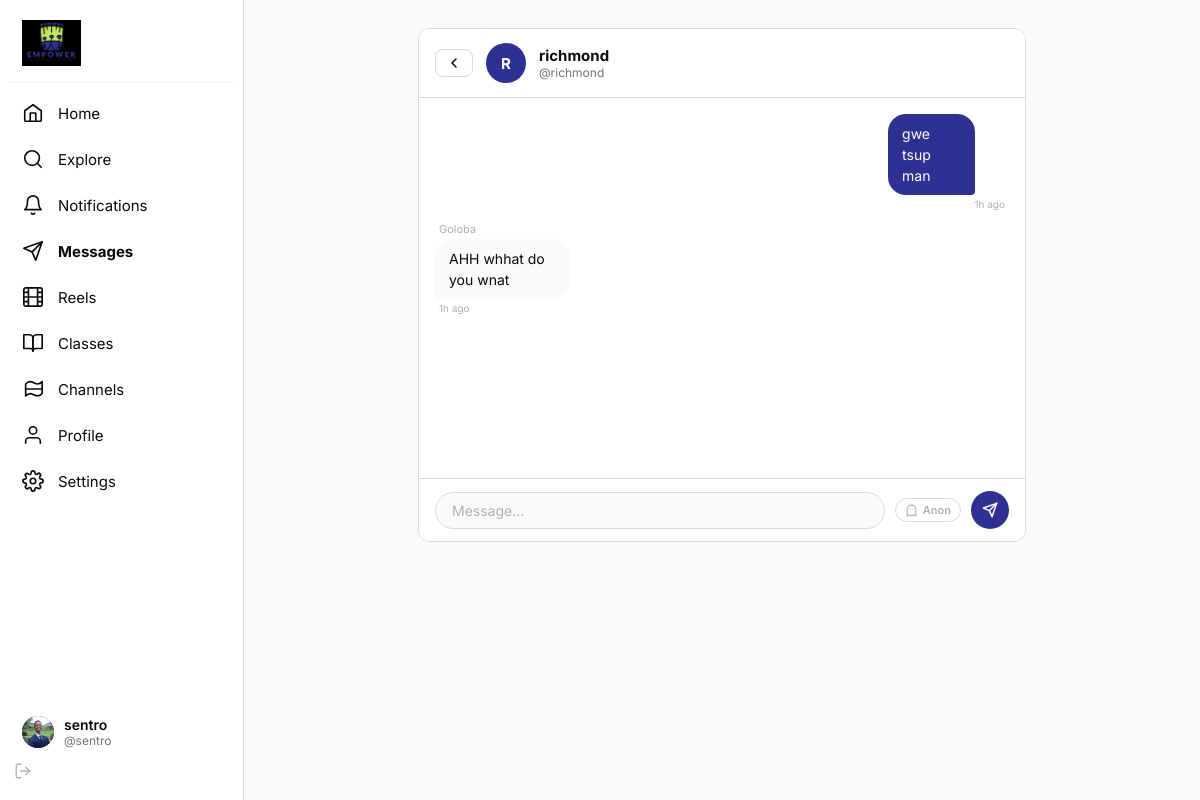
The page /messages/4f03b47fb7a790c08322 (signed in) on the database its author committed.
### tables this page shows
CREATE TABLE users (
        id          INTEGER PRIMARY KEY AUTOINCREMENT,
        username    TEXT    UNIQUE NOT NULL COLLATE NOCASE,
        password    TEXT    NOT NULL,
        name        TEXT    NOT NULL,
        role        TEXT    NOT NULL DEFAULT 'student',
        bio         TEXT    DEFAULT '',
        avatar      TEXT    DEFAULT '',
        anon_name   TEXT,
        created_at  TEXT    NOT NULL
    , year_group TEXT DEFAULT '');

CREATE TABLE messages (
        id              TEXT    PRIMARY KEY,
        conversation_id TEXT    NOT NULL REFERENCES conversations(id) ON DELETE CASCADE,
        sender_id       INTEGER NOT NULL REFERENCES users(id) ON DELETE CASCADE,
        content         TEXT    NOT NULL,
        is_anon         INTEGER NOT NULL DEFAULT 0,
        is_read         INTEGER NOT NULL DEFAULT 0,
        created_at      TEXT    NOT NULL
    );

### app.py (the view, shortened to what this page needs)
@app.route("/messages/<conv_id>", methods=["GET","POST"])
@login_required
def conversation(conv_id):
    user = current_user()
    conv = query("SELECT * FROM conversations WHERE id=?", (conv_id,), one=True)
    if not conv or (conv["user_a"] != user["id"] and conv["user_b"] != user["id"]):
        abort(403)
    other_id = conv["user_b"] if conv["user_a"] == user["id"] else conv["user_a"]
    other    = query("SELECT * FROM users WHERE id=?", (other_id,), one=True)
    msgs = query(
        """SELECT m.*, u.name, u.avatar, u.anon_name FROM messages m
           JOIN users u ON m.sender_id=u.id
           WHERE m.conversation_id=? ORDER BY m.created_at ASC""",
        (conv_id,)
    )
    execute("UPDATE messages SET is_read=1 WHERE conversation_id=? AND sender_id!=?",
            (conv_id, user["id"]))
    return render_template("conversation.html", conv=conv, other=other, msgs=msgs)

### app.py (called while the page is built)
def get_db():
    if "db" not in g:
        g.db = sqlite3.connect(str(DB_PATH), detect_types=sqlite3.PARSE_DECLTYPES)
        g.db.row_factory = sqlite3.Row
        g.db.execute("PRAGMA journal_mode=WAL")
        g.db.execute("PRAGMA foreign_keys=ON")
    return g.db

def query(sql, args=(), one=False):
    db  = get_db()
    cur = db.execute(sql, args)
    rv  = cur.fetchall()
    return (rv[0] if rv else None) if one else rv

def execute(sql, args=()):
    db = get_db()
    cur = db.execute(sql, args)
    db.commit()
    return cur

def _relative_time(ts: str) -> str:
    try:
        dt  = datetime.fromisoformat(ts.replace("Z","")).replace(tzinfo=timezone.utc)
        now = datetime.now(timezone.utc)
        diff = (now - dt).total_seconds()
        if diff < 60:    return "just now"
        if diff < 3600:  return f"{int(diff//60)}m ago"
        if diff < 86400: return f"{int(diff//3600)}h ago"
        if diff < 604800:return f"{int(diff//86400)}d ago"
        return dt.strftime("%b %d")
    except Exception:
        return ts

def login_required(f):
    @wraps(f)
    def wrapped(*args, **kwargs):
        if "user_id" not in session:
            return redirect(url_for("login", next=request.path))
        return f(*args, **kwargs)
    return wrapped

def current_user():
    uid = session.get("user_id")
    if not uid:
        return None
    return query("SELECT * FROM users WHERE id=?", (uid,), one=True)

def unread_notif_count(user_id: int) -> int:
    r = query("SELECT COUNT(*) as c FROM notifications WHERE user_id=? AND is_read=0", (user_id,), one=True)
    return r["c"] if r else 0

def unread_msg_count(user_id: int) -> int:
    r = query(
        """SELECT COUNT(*) as c FROM messages m
           JOIN conversations c ON m.conversation_id=c.id
           WHERE (c.user_a=? OR c.user_b=?) AND m.sender_id!=? AND m.is_read=0""",
        (user_id, user_id, user_id), one=True
    )
    return r["c"] if r else 0

@app.context_processor
def inject_globals():
    user = current_user()
    nc   = unread_notif_count(user["id"]) if user else 0
    mc   = unread_msg_count(user["id"])   if user else 0
    return dict(
        cu=user, notif_count=nc, msg_count=mc,
        _fmt=_fmt_time, _rel=_relative_time,
        ROLE_LABELS={"student":"Student","teacher":"Teacher","senator":"Senator",
                     "admin":"Admin","super_admin":"Super Admin"},
        RECIPIENT_LABELS=RECIPIENT_LABELS,
    )

### templates/conversation.html (shortened to what this page needs)
{% extends "base.html" %}
{% block content %}
<div class="card" style="overflow:hidden">
  <div class="chat-header">
    <a href="{{ url_for('messages') }}" class="btn btn-outline btn-sm" style="padding:5px 10px">
      <svg width="16" height="16" viewBox="0 0 24 24" fill="none" stroke="currentColor" stroke-width="2.2" stroke-linecap="round" stroke-linejoin="round"><polyline points="15 18 9 12 15 6"/></svg>
    </a>
    <div class="av av-md">
      {% if other.avatar %}<img src="{{ url_for('serve_media', filename=other.avatar) }}" alt="">
      {% else %}{{ other.username[0].upper() }}{% endif %}
    </div>
    <div>
      <div style="font-weight:700;font-size:15px">{{ other.username }}</div>
      <div style="font-size:12px;color:var(--ink2)">@{{ other.username }}</div>
    </div>
  </div>
  <div class="chat-messages">
    {% for m in msgs %}
    {% set is_mine = m.sender_id == cu.id %}
    <div class="msg-row {% if is_mine %}mine{% endif %}">
      <div>
        {% if not is_mine %}
        <div style="font-size:11px;color:var(--ink3);margin-bottom:3px;padding-left:4px">
          {{ m.anon_name if m.is_anon and m.anon_name else m.name }}
        </div>
        {% endif %}
        <div class="msg-bubble {% if is_mine %}mine{% else %}theirs{% endif %}">{{ m.content }}</div>
        <div class="msg-meta {% if is_mine %}mine{% endif %}">{{ _rel(m.created_at) }}</div>
      </div>
    </div>
    {% endfor %}
  </div>
  <div class="chat-input-area">
    <form method="POST" class="chat-form">
      <input type="text" name="content" class="chat-inp" placeholder="Message…" autocomplete="off" autofocus required>
      <button type="button" class="anon-toggle" data-target="msg-anon" style="border-radius:20px">
        <svg width="13" height="13" viewBox="0 0 24 24" fill="none" stroke="currentColor" stroke-width="2" stroke-linecap="round" stroke-linejoin="round"><path d="M9 10h.01M15 10h.01M12 2a8 8 0 018 8v12l-4-2-4 2-4-2-4 2V10a8 8 0 018-8z"/></svg>
        <span>Anon</span>
      </button>
      <button type="submit" class="chat-send">
        <svg width="16" height="16" viewBox="0 0 24 24" fill="none" stroke="currentColor" stroke-width="2.2" stroke-linecap="round" stroke-linejoin="round"><line x1="22" y1="2" x2="11" y2="13"/><polygon points="22 2 15 22 11 13 2 9 22 2"/></svg>
      </button>
    </form>
  </div>
</div>
{% endblock %}

### templates/base.html (shortened to what this page needs)
<!DOCTYPE html>
<html lang="en">
<head>
</head>
<body>
{% if cu %}
<nav class="sidebar">
  <div class="sidebar-brand">
    <img src="{{ url_for('static', filename='img/eia-logo.png') }}" alt="Empower International Academy">
  </div>
  <a href="{{ url_for('feed') }}" class="nav-link {% if request.endpoint=='feed' %}active{% endif %}">
    <svg class="ic" width="22" height="22"><use href="#ic-home"/></svg> Home
  </a>
  <a href="{{ url_for('people') }}" class="nav-link {% if request.endpoint=='people' %}active{% endif %}">
    <svg class="ic" width="22" height="22"><use href="#ic-search"/></svg> Explore
  </a>
  <a href="{{ url_for('notifications') }}" class="nav-link {% if request.endpoint=='notifications' %}active{% endif %}">
    <svg class="ic" width="22" height="22"><use href="#ic-bell"/></svg> Notifications
  </a>
  <a href="{{ url_for('messages') }}" class="nav-link {% if request.endpoint in ('messages','conversation') %}active{% endif %}">
    <svg class="ic" width="22" height="22"><use href="#ic-send"/></svg> Messages
  </a>
  <a href="{{ url_for('reels') }}" class="nav-link {% if request.endpoint=='reels' %}active{% endif %}">
    <svg class="ic" width="22" height="22"><use href="#ic-reel"/></svg> Reels
  </a>
  <a href="{{ url_for('classes') }}" class="nav-link {% if request.endpoint in ('classes','class_detail') %}active{% endif %}">
    <svg class="ic" width="22" height="22"><use href="#ic-class"/></svg> Classes
  </a>
  <a href="{{ url_for('channels') }}" class="nav-link {% if request.endpoint in ('channels','channel_detail') %}active{% endif %}">
    <svg class="ic" width="22" height="22"><use href="#ic-channel"/></svg> Channels
  </a>
  <a href="{{ url_for('profile', username=cu.username) }}" class="nav-link {% if request.endpoint=='profile' %}active{% endif %}">
    <svg class="ic" width="22" height="22"><use href="#ic-user"/></svg> Profile
  </a>
  <a href="{{ url_for('settings') }}" class="nav-link {% if request.endpoint=='settings' %}active{% endif %}">
    <svg class="ic" width="22" height="22"><use href="#ic-settings"/></svg> Settings
  </a>
  <div class="nav-spacer"></div>
  <a href="{{ url_for('profile', username=cu.username) }}" class="user-pill" style="text-decoration:none">
    <div class="av av-sm">
      {% if cu.avatar %}<img src="{{ url_for('serve_media', filename=cu.avatar) }}" alt="">
      {% else %}{{ cu.username[0].upper() }}{% endif %}
    </div>
    <div style="flex:1;min-width:0">
      <div class="user-pill-name">{{ cu.username }}</div>
      <div class="user-pill-handle">@{{ cu.username }}</div>
    </div>
    <a href="{{ url_for('logout') }}" onclick="event.stopPropagation()"
       style="color:var(--ink3);display:flex;align-items:center;padding:4px;border-radius:6px;transition:color .12s"
       title="Log out">
      <svg class="ic" width="18" height="18"><use href="#ic-logout"/></svg>
    </a>
  </a>
</nav>
{% endif %}
<div class="main-wrap">
  <div class="page-center {% block page_class %}{% endblock %}">
    {% block content %}{% endblock %}
  </div>
</div>
</body>
</html>

### templates/base.html (style rules this page uses)
:root { --navy: #2e3192; --navy-d: #1e2070; --navy-l: #3d42b8; --lime: #b8d432; --lime-d: #96b020; --lime-l: #d4eb5a; --bg: #fafafa; --white: #ffffff; --border: #dbdbdb; --border-l:#efefef; --ink: #0a0a0a; --ink2: #737373; --ink3: #b0b0b0; --red: #ed4956; --blue-l: #eef0ff; --nav-w: 244px; --r: 12px; --r-sm: 8px; --shadow: 0 4px 20px rgba(0,0,0,.1); --font: 'Inter',sans-serif; --font-h: 'Syne',sans-serif; }
*,*::before,*::after { box-sizing:border-box;margin:0;padding:0 }
html { scroll-behavior:smooth }
body { font-family:var(--font);background:var(--bg);color:var(--ink);min-height:100vh;display:flex;-webkit-font-smoothing:antialiased;font-size:14px }
a { color:inherit;text-decoration:none }
input,textarea,select,button { font-family:inherit }
svg.ic { display:inline-block;vertical-align:middle;flex-shrink:0 }
.sidebar { width:var(--nav-w);flex-shrink:0;position:fixed;top:0;left:0;bottom:0;background:var(--white);border-right:1px solid var(--border);display:flex;flex-direction:column;padding:0 10px 16px;z-index:100;overflow-y:auto }
.sidebar-brand { padding:20px 12px 16px;border-bottom:1px solid var(--border-l);margin-bottom:8px }
.sidebar-brand img { height:46px;width:auto;display:block }
.nav-link { display:flex;align-items:center;gap:14px;padding:11px 12px;border-radius:var(--r-sm);font-size:15px;font-weight:400;color:var(--ink);transition:background .12s;margin-bottom:2px;cursor:pointer }
.nav-link.active { font-weight:700 }
.nav-spacer { flex:1 }
.user-pill { display:flex;align-items:center;gap:10px;padding:10px 12px;border-radius:var(--r-sm);cursor:pointer;transition:background .12s }
.user-pill-name { font-size:14px;font-weight:600;overflow:hidden;text-overflow:ellipsis;white-space:nowrap }
.user-pill-handle { font-size:12px;color:var(--ink2) }
.av { border-radius:50%;overflow:hidden;display:flex;align-items:center;justify-content:center;font-weight:700;flex-shrink:0;background:var(--navy);color:#fff;user-select:none }
.av img { width:100%;height:100%;object-fit:cover;display:block }
.av-sm { width:32px;height:32px;font-size:12px }
.av-md { width:40px;height:40px;font-size:15px }
.main-wrap { margin-left:var(--nav-w);flex:1;min-width:0 }
.page-center { max-width:640px;margin:0 auto;padding:28px 16px 100px }
.btn { display:inline-flex;align-items:center;justify-content:center;gap:6px;padding:8px 18px;border-radius:var(--r-sm);border:none;font-size:13px;font-weight:600;cursor:pointer;transition:all .14s;white-space:nowrap;text-decoration:none }
.btn-outline { background:transparent;color:var(--ink);border:1.5px solid var(--border) }
.btn-sm { padding:5px 13px;font-size:12px }
.anon-toggle { display:flex;align-items:center;gap:5px;font-size:11px;font-weight:600;color:var(--ink3);cursor:pointer;padding:4px 9px;border-radius:6px;border:1.5px solid var(--border);white-space:nowrap;transition:all .12s;user-select:none;background:transparent }
.chat-header { display:flex;align-items:center;gap:13px;padding:14px 16px;border-bottom:1px solid var(--border);background:var(--white);position:sticky;top:0;z-index:10 }
.chat-messages { padding:16px;display:flex;flex-direction:column;gap:12px;min-height:380px }
.msg-row { display:flex }
.msg-row.mine { justify-content:flex-end }
.msg-bubble { max-width:72%;padding:9px 14px;border-radius:18px;font-size:14px;line-height:1.5 }
.msg-bubble.mine { background:var(--navy);color:#fff;border-bottom-right-radius:4px }
.msg-bubble.theirs { background:var(--bg);color:var(--ink);border-bottom-left-radius:4px }
.msg-meta { font-size:10px;color:var(--ink3);margin-top:3px;padding:0 4px }
.msg-meta.mine { text-align:right }
.chat-input-area { background:var(--white);border-top:1px solid var(--border);padding:12px 16px;position:sticky;bottom:0 }
.chat-form { display:flex;gap:10px;align-items:center }
.chat-inp { flex:1;background:var(--bg);border:1.5px solid var(--border);border-radius:24px;padding:9px 16px;font-size:14px;color:var(--ink);outline:none;transition:border .15s }
.chat-inp::placeholder { color:var(--ink3) }
.chat-send { width:38px;height:38px;border-radius:50%;background:var(--navy);color:#fff;border:none;cursor:pointer;display:flex;align-items:center;justify-content:center;transition:background .12s;flex-shrink:0 }
.card { background:var(--white);border:1px solid var(--border);border-radius:var(--r) }

### rows shown on the page
users: avatar (picture), username "sentro"
users: username "R", username "richmond"
messages: content "gwe tsup man", created_at "1h ago"
messages: is_anon.name "Goloba", content "AHH whhat do you wnat", created_at "1h ago"
